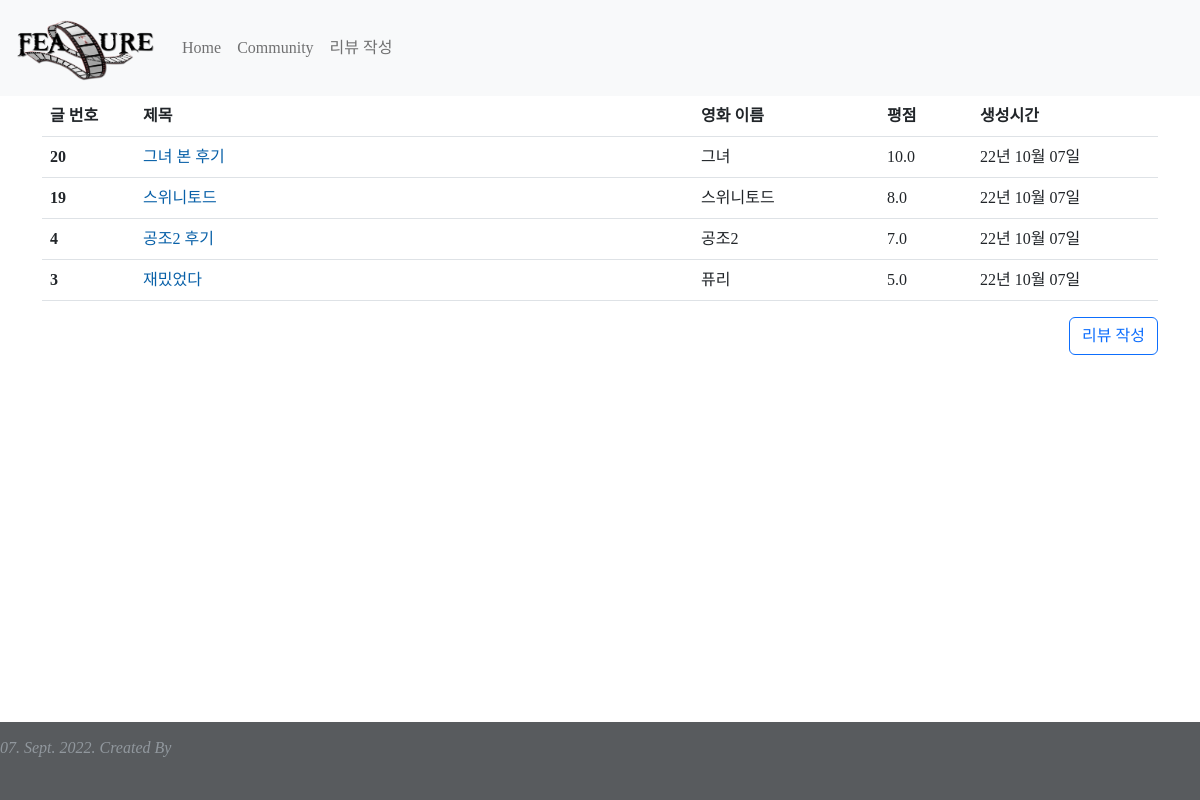
The page /review/index/ on the database its author committed.
### reviews_movie/models.py (models this page shows)
class Review(models.Model):
    title = models.CharField(max_length=80)
    content = models.TextField()
    movie_name = models.CharField(max_length=80)
    grade = models.FloatField()
    created_at = models.DateTimeField(auto_now_add=True)
    updated_at = models.DateTimeField(auto_now=True)

### reviews_movie/views.py (the view)
# urls.py: path("index/", views.index, name="index"),
def index(request):
    review = Review.objects.order_by('-pk')
    context ={
        'reviews' : review
    }
    return render(request, "reviews/index.html", context)

### reviews_movie/templates/reviews/index.html
{% extends 'base.html' %}
{% block content %}
  <table class="table">
    <thead>
      <tr>
        <th scope="col">글 번호</th>
        <th scope="col">제목</th>
        <th scope="col">영화 이름</th>
        <th scope="col">평점</th>
        <th scope="col">생성시간</th>
      </tr>
    </thead>
    <tbody>
      {% for review in reviews %}
        <tr>
          <th scope="row" class="col-md-1">{{ review.pk }}</th>
          <td class="col-md-6">
            <a href="{% url 'review:detail' review.pk %}">{{ review.title }}</a>
          </td>
          <td class="col-md-2">{{ review.movie_name }}</td>
          <td class="col-md-1">{{ review.grade }}</td>
          <td class="col-md-2">{{ review.created_at|date:'y년 m월 d일' }}</td>
        </tr>
      {% endfor %}
    </tbody>
  </table>
  <div class="d-flex justify-content-end mb-5">
    <a class="btn btn-outline-primary float-right" href="{% url 'review:new' %}" role="button">리뷰 작성</a>
  </div>
{% endblock %}

### templates/base.html (shortened to what this page needs)
{% load static %}
<!DOCTYPE html>
<html lang="en">
  <head>
    <link href="https://cdn.jsdelivr.net/npm/bootstrap@5.2.2/dist/css/bootstrap.min.css" rel="stylesheet">
    <link rel="stylesheet" href="{% static 'css/style.css' %}">
  </head>
  <body>
    <nav class="navbar navbar-expand-lg bg-light">
      <div class="container-fluid">
        <a class="navbar-brand" href="{% url 'review:main' %}"><img class="logo_image" src="{% static 'movie logo.png' %}" alt='img'></a>
        <div class="collapse navbar-collapse" id="navbarNav">
          <ul class="navbar-nav">
            <li class="nav-item">
              <a class="nav-link " aria-current="page" href="{% url 'review:main' %}">Home</a>
            </li>
            <li class="nav-item">
              <a class="nav-link" href="{% url 'review:index' %}">Community</a>
            </li>
            <li class="nav-item">
              <a class="nav-link" href="{% url 'review:new' %}">리뷰 작성</a>
            </li>
          </ul>
        </div>
      </div>
    </nav>
    <div class="container">
      {% block content %}
      {% endblock %}
    </div>
    <footer class="bg-dark position-fixed bottom-0 w-100 opacity-75">
      <h3 class="text-secondary fs-6 mt-3 pb-3">
        <i>
          07. Sept. 2022. Created By
          <br>
          <br>
        </i>
      </h3>
    </footer>
  </body>
</html>

### reviews_movie/static/css/style.css (style rules this page uses)
.logo_image { height:70px; }
* { font-family: 'EliceDigitalBaeum-Bd'; }
a { text-decoration: none; color: rgb(8, 96, 168); }

### rows shown on the page
Review: pk "20", title "그녀 본 후기", movie_name "그녀", grade "10.0", created_at "22년 10월 07일"
Review: pk "19", title "스위니토드", movie_name "스위니토드", grade "8.0", created_at "22년 10월 07일"
Review: pk "4", title "공조2 후기", movie_name "공조2", grade "7.0", created_at "22년 10월 07일"
Review: pk "3", title "재밌었다", movie_name "퓨리", grade "5.0", created_at "22년 10월 07일"
